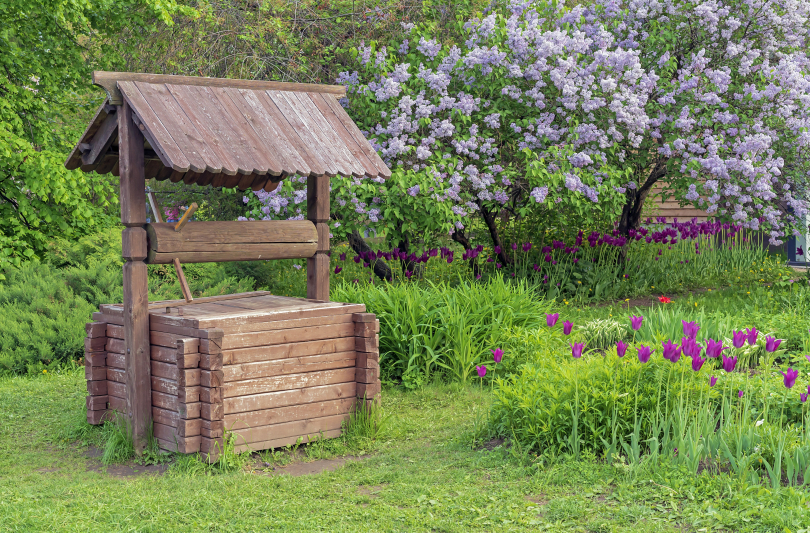
#> input picture django_catalog/productImages/369a09d7-e266-4004-9295-1d5afaf96a34.jpeg, 810 x 533 px
$ python -i image_processor.py   (imports and definitions only)
#> lines starting #> are read from the running program, lines starting #| are printed output that depends on the picture
### django_catalog/constants.py
class AppConstants:

    _instance: "AppConstants | None" = None

    DEFAULT_PER_PAGE: int = 4
    PER_PAGE_OPTIONS: list[int] = [2, 4, 8, 12]

    CART_SESSION_KEY: str = "cart"

    IMAGE_SIZE_SMALL: int = 400
    IMAGE_SIZE_LARGE: int = 1000
    IMAGE_SIZES: list[int] = [400, 1000]
    IMAGE_FORMAT: str = "WEBP"

    def __new__(cls) -> "AppConstants":
        if cls._instance is None:
            cls._instance = super().__new__(cls)
        return cls._instance

    @classmethod
    def get_instance(cls) -> "AppConstants":
        return cls()

### django_catalog/catalog/utils/image_processor.py
import os
from pathlib import Path
from PIL import Image
from django.conf import settings
from constants import AppConstants

_constants = AppConstants.get_instance()


def process_product_image(image_field):
    if not image_field or not image_field.name:
        return

    dirname, filename = os.path.split(image_field.name)
    media_root = Path(settings.MEDIA_ROOT)
    upload_dir = media_root / dirname if dirname else media_root

    full_base_path = upload_dir / filename
    if not full_base_path.exists():
        return

    try:
        with Image.open(full_base_path) as img:
            if img.mode in ("RGBA", "P"):
                img = img.convert("RGBA")
            else:
                img = img.convert("RGB")

            for size in _constants.IMAGE_SIZES:
                resized_img = img.copy()
                resized_img.thumbnail((size, size), Image.Resampling.LANCZOS)
                sized_filename = f"{size}_{filename}"
                target_path = upload_dir / sized_filename
                resized_img.save(target_path, format=_constants.IMAGE_FORMAT, quality=90)
    finally:
        if full_base_path.exists():
            full_base_path.unlink()

>>> import cv2
>>> picture = cv2.imread('../../productImages/369a09d7-e266-4004-9295-1d5afaf96a34.jpeg', cv2.IMREAD_GRAYSCALE)
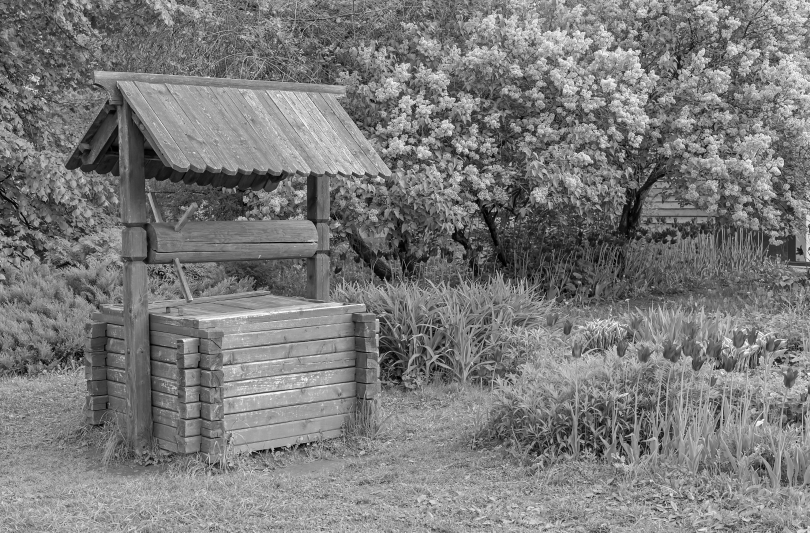
#> picture: shape (533, 810); min 0, max 253, mean 122.6
#> (the run stopped early here; a loop or call above may not have finished)
